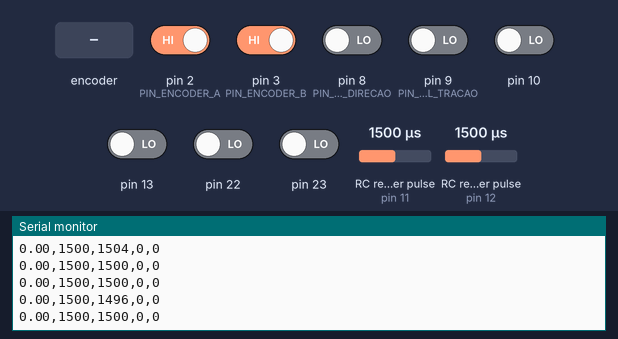
The sketch below on a simulated Arduino Nano, built with avr-gcc and run on an emulated ATmega328P. On the bench: the last lines printed to the serial monitor. Wiring (inferred from the names in the program): 2 × RC receiver channel: data pin 11 / data pin 12. The inputs (shaded band) are chosen by the test bench; at power-on: pin 2 (PIN_ENCODER_A), pin 3 (PIN_ENCODER_B) HIGH, pin 8 (PIN_SEL_DIRECAO), pin 9 (PIN_SEL_TRACAO), pin 10, pin 13, pin 22, pin 23 LOW, RC receiver pulse (sensors on pin 11, pin 12) 1500 µs.

Above: at 1.2 s.
1.3 s: RC receiver pulse (sensor on pin 11) set to 1020 µs
At 2.0 s:
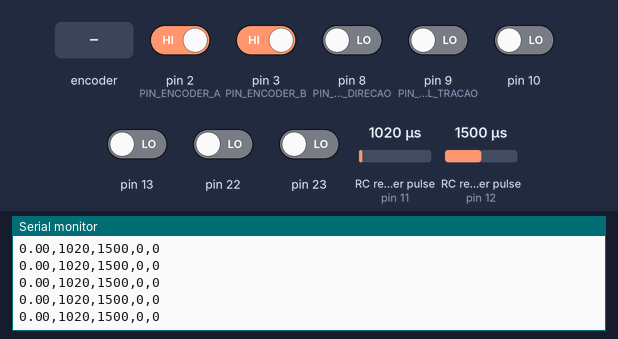
2.8 s: RC receiver pulse (sensor on pin 12) set to 1020 µs
At 3.8 s:
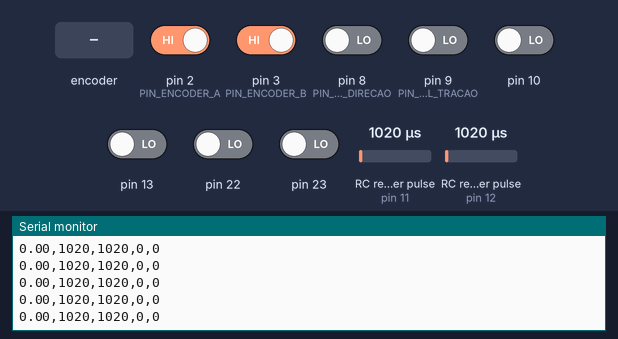
4.3 s: rotary encoder on pin 2 (PIN_ENCODER_A) / pin 3 (PIN_ENCODER_B) turned 1 step (first pin leading)
6.0 s: pin 8 (PIN_SEL_DIRECAO) driven HIGH
At 6.6 s:
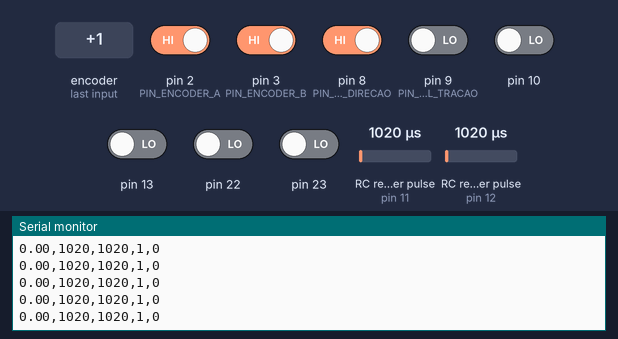
7.5 s: pin 9 (PIN_SEL_TRACAO) driven HIGH
At 8.4 s:
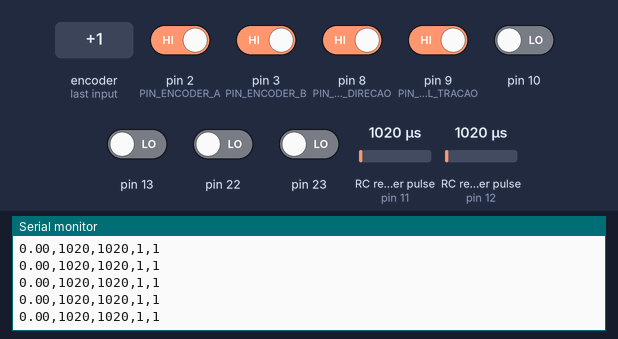
9.0 s: RC receiver pulse (sensor on pin 11) set to 1250 µs
At 9.7 s:
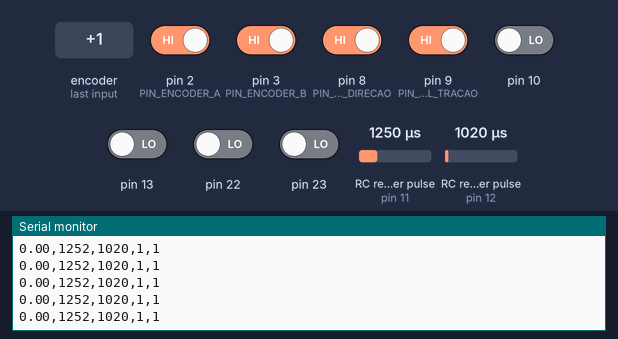
Timing chart, 0 to 11.5 s (numbered marks = the images above; inputs shaded):
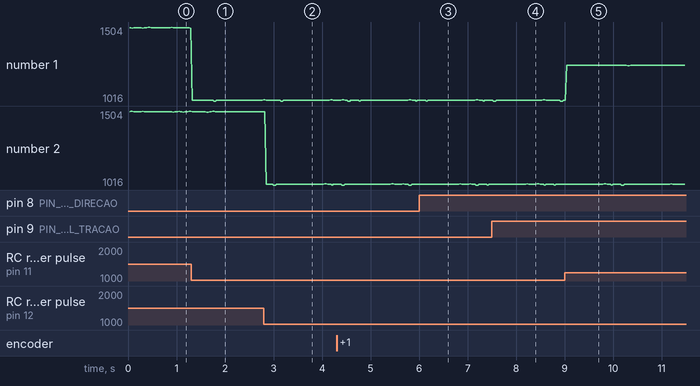

Measured:
- after the input at 1.3 s, the serial monitor: prints a new line at once (image 1)
- after the input at 2.8 s, the serial monitor: prints a new line after 0.05 s (image 2)
- after the input at 6.0 s, the serial monitor: prints a new line at once (image 3)
- after the input at 7.5 s, the serial monitor: prints a new line at once (image 4)
- after the input at 9.0 s, the serial monitor: prints a new line at once (image 5)
- plotted number 1: 1496 → 1024 after the input at 1.3 s, 1020 → 1252 after the input at 9.0 s

The sketch:

odometer.ino
```cpp
// ============================================================
// FVA - Arduino Nano
//
// Funcoes:
//   1. Odometria por encoder incremental
//   2. Leitura do receptor RC
//   3. Leitura das chaves RC/AUTO
//
// ------------------------------------------------------------
// PINAGEM
//
// Encoder:
//   D2  -> Canal A
//   D3  -> Canal B
//
// Chaves:
//   D8  -> Selecao DIRECAO
//   D9  -> Selecao TRACAO
//
// Receptor RC:
//   D11 -> CH1 DIRECAO
//   D12 -> CH2 ACELERADOR
//
// ------------------------------------------------------------
// CHAVES
//
// LOW  (0) -> RC
// HIGH (1) -> AUTO
//
// ------------------------------------------------------------
// SAIDA SERIAL
//
// RPM,RC_DIRECAO,RC_ACELERADOR,SEL_DIRECAO,SEL_TRACAO
//
// Exemplo:
// 0.00,1498,1503,0,1
//
// ============================================================


// ============================================================
// PINOS
// ============================================================

#define PIN_ENCODER_A     2
#define PIN_ENCODER_B     3

#define PIN_SEL_DIRECAO   8
#define PIN_SEL_TRACAO    9

#define PIN_RC_DIRECAO   11
#define PIN_RC_ACEL      12


// ============================================================
// CONFIGURACAO
// ============================================================

// Pulsos do canal A por volta
// considerando somente RISING
#define RESOLUTION 360

// Periodo de envio para Raspberry [ms]
#define SAMPLE_TIME 30

#define BAUDRATE 115200

// Faixa aceitavel para pulsos RC [us]
// Serve para rejeitar leituras espurias
#define RC_MIN_VALID 800
#define RC_MAX_VALID 2200


// ============================================================
// ODOMETRIA
// ============================================================

volatile long pulseDelta = 0;

unsigned long previousTime = 0;


// ============================================================
// RADIO RC
// ============================================================

// instante da borda de subida
volatile unsigned long rcDirecaoRise = 0;
volatile unsigned long rcAcelRise = 0;

// largura do ultimo pulso valido [us]
volatile uint16_t rcDirecaoPulse = 0;
volatile uint16_t rcAcelPulse = 0;

// estado anterior dos pinos
volatile uint8_t rcDirecaoLastState = 0;
volatile uint8_t rcAcelLastState = 0;


// ============================================================
// INTERRUPCAO DO ENCODER
// ============================================================

void countPulse()
{
    // Canal B determina o sentido
    if (digitalRead(PIN_ENCODER_B) == HIGH)
    {
        pulseDelta++;
    }
    else
    {
        pulseDelta--;
    }
}


// ============================================================
// PIN CHANGE INTERRUPT
//
// D8..D13 pertencem ao grupo PCINT0.
//
// D11 = PCINT3
// D12 = PCINT4
//
// A interrupcao ocorre em qualquer mudanca de estado.
// ============================================================

ISR(PCINT0_vect)
{
    unsigned long now = micros();

    // Le diretamente PORTB para reduzir o tempo dentro da ISR
    uint8_t port = PINB;

    // --------------------------------------------------------
    // D11 = PB3 = CH1 DIRECAO
    // --------------------------------------------------------

    uint8_t estadoDirecao = (port & _BV(PB3)) ? HIGH : LOW;

    if (estadoDirecao != rcDirecaoLastState)
    {
        rcDirecaoLastState = estadoDirecao;

        if (estadoDirecao == HIGH)
        {
            // borda de subida
            rcDirecaoRise = now;
        }
        else
        {
            // borda de descida
            unsigned long largura = now - rcDirecaoRise;

            if (
                largura >= RC_MIN_VALID &&
                largura <= RC_MAX_VALID
            )
            {
                rcDirecaoPulse = (uint16_t)largura;
            }
        }
    }


    // --------------------------------------------------------
    // D12 = PB4 = CH2 ACELERADOR
    // --------------------------------------------------------

    uint8_t estadoAcel = (port & _BV(PB4)) ? HIGH : LOW;

    if (estadoAcel != rcAcelLastState)
    {
        rcAcelLastState = estadoAcel;

        if (estadoAcel == HIGH)
        {
            // borda de subida
            rcAcelRise = now;
        }
        else
        {
            // borda de descida
            unsigned long largura = now - rcAcelRise;

            if (
                largura >= RC_MIN_VALID &&
                largura <= RC_MAX_VALID
            )
            {
                rcAcelPulse = (uint16_t)largura;
            }
        }
    }
}


// ============================================================
// CONFIGURACAO INICIAL
// ============================================================

void setup()
{
    // --------------------------------------------------------
    // Serial
    // --------------------------------------------------------

    Serial.begin(BAUDRATE);


    // --------------------------------------------------------
    // Encoder
    // --------------------------------------------------------

    pinMode(PIN_ENCODER_A, INPUT_PULLUP);
    pinMode(PIN_ENCODER_B, INPUT_PULLUP);

    attachInterrupt(
        digitalPinToInterrupt(PIN_ENCODER_A),
        countPulse,
        RISING
    );


    // --------------------------------------------------------
    // Chaves RC/AUTO
    //
    // Terminal central -> Arduino
    // Lateral 1        -> GND
    // Lateral 2        -> 5 V
    // --------------------------------------------------------

    pinMode(PIN_SEL_DIRECAO, INPUT);
    pinMode(PIN_SEL_TRACAO, INPUT);


    // --------------------------------------------------------
    // Receptor RC
    // --------------------------------------------------------

    pinMode(PIN_RC_DIRECAO, INPUT);
    pinMode(PIN_RC_ACEL, INPUT);


    // Estado inicial dos canais RC
    rcDirecaoLastState = digitalRead(PIN_RC_DIRECAO);
    rcAcelLastState = digitalRead(PIN_RC_ACEL);


    // --------------------------------------------------------
    // Habilita Pin Change Interrupt para D11 e D12
    //
    // D11 = PCINT3
    // D12 = PCINT4
    // --------------------------------------------------------

    PCICR |= _BV(PCIE0);

    PCMSK0 |= _BV(PCINT3);
    PCMSK0 |= _BV(PCINT4);


    previousTime = millis();
}


// ============================================================
// LOOP PRINCIPAL
// ============================================================

void loop()
{
    unsigned long currentTime = millis();

    if (currentTime - previousTime >= SAMPLE_TIME)
    {
        unsigned long dt =
            currentTime - previousTime;

        previousTime = currentTime;


        // ====================================================
        // Copia dados compartilhados pelas interrupcoes
        // ====================================================

        noInterrupts();

        long pulses = pulseDelta;
        pulseDelta = 0;

        uint16_t rcDirecao = rcDirecaoPulse;
        uint16_t rcAcel = rcAcelPulse;

        interrupts();


        // ====================================================
        // ODOMETRIA
        // ====================================================

        float rpm =
            ((float)pulses * 60000.0f) /
            ((float)RESOLUTION * (float)dt);


        // ====================================================
        // CHAVES
        // ====================================================

        uint8_t selDirecao =
            digitalRead(PIN_SEL_DIRECAO);

        uint8_t selTracao =
            digitalRead(PIN_SEL_TRACAO);


        // ====================================================
        // ENVIA PARA RASPBERRY
        //
        // RPM,
        // RC_DIRECAO,
        // RC_ACELERADOR,
        // SEL_DIRECAO,
        // SEL_TRACAO
        // ====================================================

        Serial.print(rpm, 2);

        Serial.print(",");
        Serial.print(rcDirecao);

        Serial.print(",");
        Serial.print(rcAcel);

        Serial.print(",");
        Serial.print(selDirecao);

        Serial.print(",");
        Serial.println(selTracao);
    }
}
```
